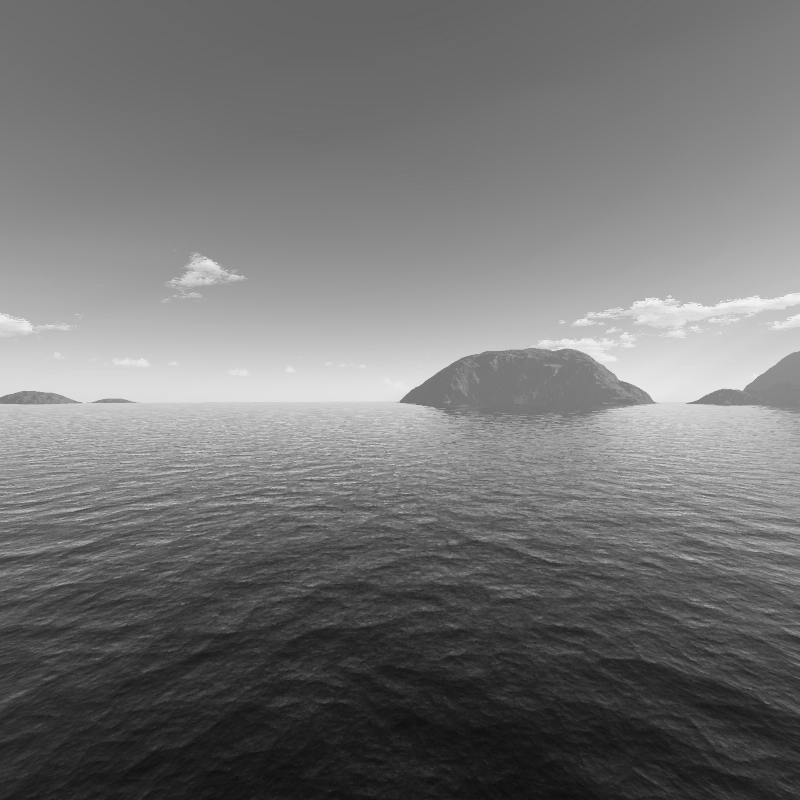
#> input picture images/histogram/EntradaEscalaCinza.pgm, 800 x 800 px
$ python calc_histogram_gray.py
#> lines starting #> are read from the running program, lines starting #| are printed output that depends on the picture
import os
import cv2
import matplotlib.pyplot as plt

def calcular_histograma_ge_opencv(imagem_path):
#> called with imagem_path = 'images/histogram/EntradaEscalaCinza.pgm'
    imagem = cv2.imread(imagem_path, cv2.IMREAD_GRAYSCALE)
#> imagem is the input picture: shape (800, 800); min 13, max 243, mean 115.9
    histograma = cv2.calcHist([imagem], [0], None, [256], [0,256])
#> histograma = 256 values, max 7974 at index 107, min 0 at index 0, mean 2500
    return histograma

def plotar_histograma_ge_opencv(histograma):
    plt.plot(histograma)
    plt.title('Histograma')
    plt.xlabel('Intencidade')
    plt.ylabel('Frequência')
    plt.show()

gray_image_path = os.path.abspath(os.path.join(os.path.dirname(__file__), "..", "..")) + "/images/histogram/EntradaEscalaCinza.pgm"

histograma = calcular_histograma_ge_opencv(gray_image_path)
plotar_histograma_ge_opencv(histograma)
#> in plotar_histograma_ge_opencv, `plt.show()`:
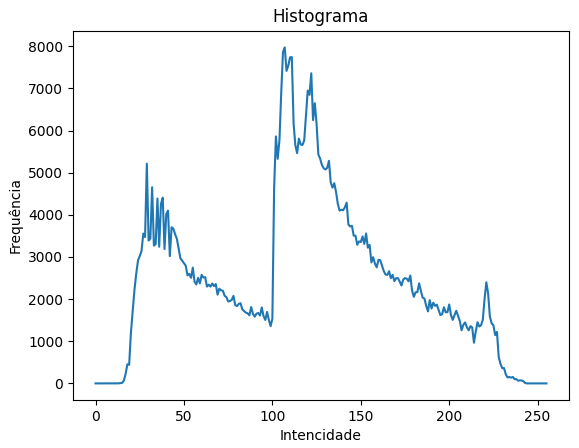
#> figure drawn by matplotlib, 1 panel; curve peaks at x = 107, y = 7974
